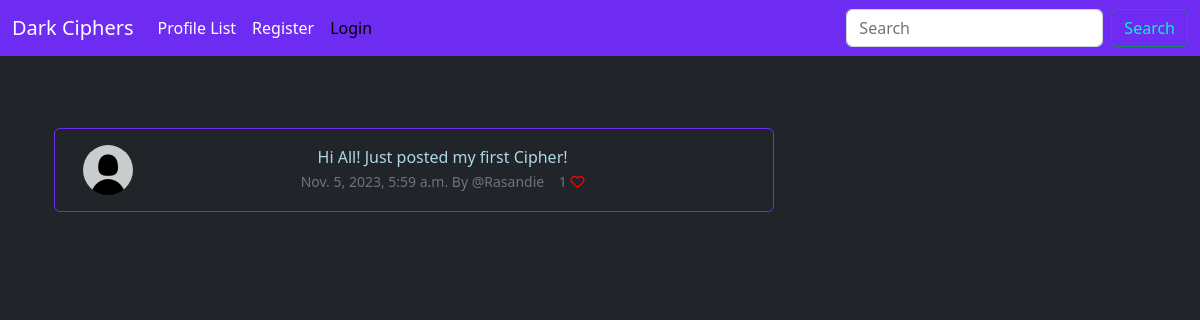
The app's page /cipher_share/2 with its own data.
### musker/models.py (models this page shows, shortened)
class Ciphers(models.Model):
    user = models.ForeignKey(
        User, related_name="ciphers",
        on_delete = models.DO_NOTHING
    )
    body = models.CharField(max_length=200)
    created_at = models.DateTimeField(auto_now_add=True)
    likes = models.ManyToManyField(User, related_name = "cipher_like", blank = True)
    def number_of_likes(self):
        return self.likes.count()

### musker/views.py (the view)
# urls.py: path('cipher_share/<int:pk>', views.cipher_share, name = "cipher_share"),
def cipher_share(request,pk):
    cipher = get_object_or_404(Ciphers, id=pk)
    if cipher:
        return render(request, "share_cipher.html", {'cipher': cipher})
    else:
        messages.success(request, ("That Cipher Does Not Exist..."))
        return redirect('home')

### musker/templates/share_cipher.html (shortened to what this page needs)
{% extends 'base.html' %}
{% load static %}
{% block content %}
   <div class ="container text-center">
       <div class="row">
           <div class="col-8">
<br/>
  <div class="alert alert-dark" role="alert">
    <div class="container">
      <div class="row">
        <div class="col-1">
          {% if cipher.user.profile.profile_image %}
            <img src="{{ cipher.user.profile.profile_image.url }}" width=50 height=50 class="rounded-circle" alt="{{ cipher.user.username }}">
          {% else %}
            <img src="{% static 'images/default_pic.jpg' %}" width=50 height=50 class="rounded-circle" alt="{{ cipher.user.username }}">
          {% endif %}
        </div>
        <div class="col-11">
        {{ cipher.body }}<br/>
    <small class = "text-muted">
        {{ cipher.created_at}} By
        @{{ cipher.user.username}}
        {{cipher.number_of_likes}}
        {% if user in cipher.likes.all %}
        <a href ="{%url 'cipher_like' cipher.id %}">
          <i class="fa-solid fa-heart" style="color: red"></i>
        </a>
        {% else %}
        <a href ="{%url 'cipher_like' cipher.id %}">
          <i class="fa fa-heart-o" style="color: red"></i>
        </a>
      {% endif %}
    </small>
</div><br/>
      </div>
    </div>
  </div>
           </div>
<div class = "col-4">
  <br/><br/><br/>
</div>
{% endblock %}

### musker/templates/base.html (style rules this page uses)
body { background-color: #212529; color: white; }
.alert { background-color: transparent; color: lightblue; border: 1px solid #6E2CF3; margin-bottom: 15px; }

### records on screen
Ciphers: body "Hi All! Just posted my first Cipher!", created_at "Nov. 5, 2023, 5:59 a.m.", user.username "Rasandie", number_of_likes "1"
